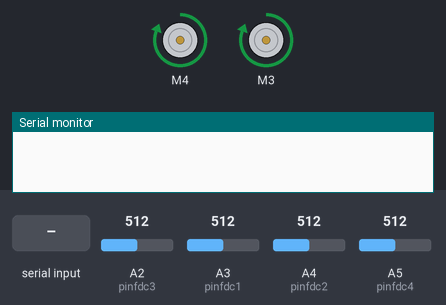
Recording of a sketch running on a simulated Arduino Uno, built with avr-gcc and run on an emulated ATmega328P. On the bench: 2 × DC motor (green arrow = forward, orange = backward, longer = faster), the last lines printed to the serial monitor. Inputs (shaded band) come from the test bench; at power-on: A2 (pinfdc3) = 512, A3 (pinfdc1) = 512, A4 (pinfdc2) = 512, A5 (pinfdc4) = 512.

Above: at 1.2 s.
1.3 s: "v" received over Serial
At 2.0 s:
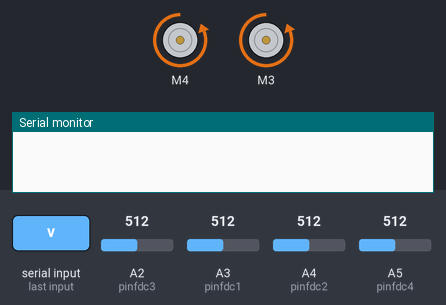
4.1 s: byte 108 ('l') received over Serial
At 5.1 s:
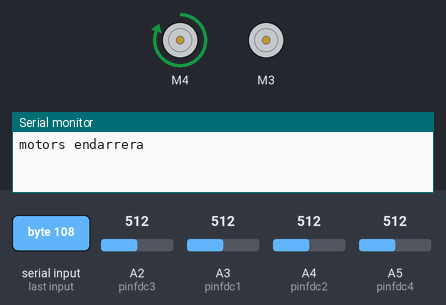
8.5 s: byte 111 ('o') received over Serial
At 9.2 s:
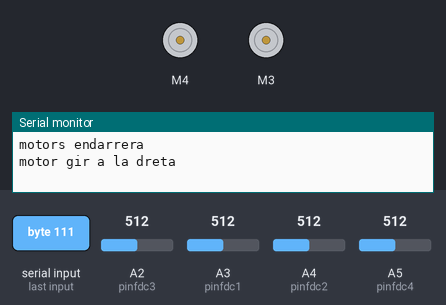
13.9 s: "n" received over Serial
At 15.9 s:
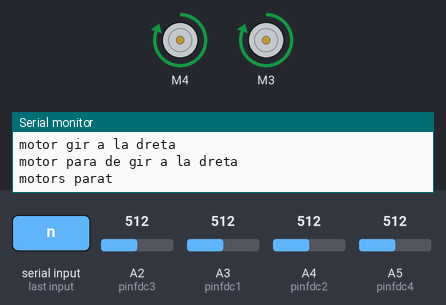
Timing chart, 0 to 17.4 s (numbered marks = the images above; inputs shaded):
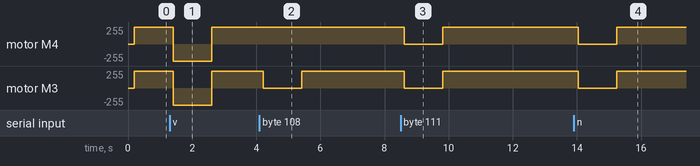

Measured:
- after the input at 1.3 s, motor M4, motor M3: forward 255/255 → backward 255/255 after 0.10 s, → forward 255/255 1.2 s later
- after the input at 4.1 s, motor M3: forward 255/255 → stopped after 0.11 s, → forward 255/255 1.2 s later
- after the input at 8.5 s, motor M4, motor M3: forward 255/255 → stopped after 0.12 s, → forward 255/255 1.2 s later
- after the input at 13.9 s, motor M4, motor M3: forward 255/255 → stopped after 0.13 s, → forward 255/255 1.2 s later

The sketch:

codi_final_bluetooth.ino
```cpp
// Llibreries per el motor /servos / bluetooth
#include <AFMotor.h>                  // llibreria motor
#include <SoftwareSerial.h>           // llibreria bluetooth
#include <Servo.h>                    // llibreria servo


// Declaració de variables :
AF_DCMotor motor(4);                  // motor esquerra al pin 4
AF_DCMotor motor1(3);                 // motor dret al pin 3

// Declaració de les variables del conectors :
int pinfdc1 = 3;
int pinfdc2 = 4;
int pinfdc3 = 2;
int pinfdc4 = 5;
int valor1 = 0;
int valor2 = 0;
int valor3 = 0;
int valor4 = 0;

int pausa = 1000 ;
// Declaració de la activació de cada motor
void setup()
{
  Serial.begin(9600);                 // per a la lectura de el bluetooth
  motor.setSpeed(255);
  motor.run(RELEASE);                 // el motor 1 en pausa  (motor esquerra)
  motor1.setSpeed(255);
  motor1.run(RELEASE);                // el motor dos en pausa (motor dret)
}

// Declaració de les funcións que volem que realitzi :

void loop()
{
  // lector de els sensors de fi de cursa
   valor1= analogRead(pinfdc1);
   valor2= analogRead(pinfdc2);
   valor3= analogRead(pinfdc3);
   valor4= analogRead(pinfdc4);
    delay (200);

    // on del robot- lectura endavant
    motor.run(FORWARD);                // motor esquerra va cap endavant
    motor1.run(FORWARD);               // motor dret va cap endavant
// control de Fi de Curses (FDC)
  if (valor3==0) // DAVANT DRETA
  {
    motor.run (BACKWARD);                // motor esquerra va cap endarrera
    motor1.run(BACKWARD);                // motor dret va cap endarrera
    delay (2000);
    motor.run(BACKWARD);
    motor1.run(FORWARD);
    delay (2500);
  }
  else if (valor4==0) // DAVANT ESQUERRA
  {
    motor.run (BACKWARD);                // motor esquerra va cap endarrera
    motor1.run(BACKWARD);                // motor dret va cap endarrera
    delay (2000);
    motor.run(FORWARD);
    motor1.run(BACKWARD);
    delay (2500);
  }
  else if (valor1==0) // darrera dreta
  {
    motor.run (FORWARD);                // motor esquerra va cap ENDANVAT
    motor1.run(FORWARD);                // motor dret va cap ENDAVANT
    delay (2000);
    motor.run(BACKWARD);
    motor1.run(FORWARD);
    delay (2500);
  }
  else if (valor2==0)  // darrera esquerra
  {
    motor.run (FORWARD);                // motor esquerra va cap ENDANVAT
    motor1.run(FORWARD);                // motor dret va cap ENDAVANT
    delay (2000);
    motor.run(FORWARD);
    motor1.run(BACKWARD);
    delay (2500);
  }
   // bluetooth
    else if(Serial.available()>=1)
      {
      char entrada = Serial.read(); //Leer un caracter

       if(entrada == 'm' or entrada == 'M') //Si es 'M', endavant els motors
      {
         motor.run(FORWARD);
         motor1.run(FORWARD);
         delay(pausa);
         Serial.println("motors endavant ");
      }

      else if(entrada == 'n' or entrada == 'N') //Si es 'N', deixara de anar endavant
      {
         motor.run(RELEASE);
         motor1.run(RELEASE);
         delay(pausa);
         Serial.println("motors parat ");
      }
      else if(entrada == 'v' or entrada == 'V') //Si es 'V', va cap endarrera
      {
         motor.run(BACKWARD);
         motor1.run(BACKWARD);
         delay(pausa);
         Serial.println("motors endarrera");
      }
      else if(entrada == 'w' or entrada == 'W') //Si es 'W', deixara de anar endarrera
      {
         motor.run(RELEASE);
         motor1.run(RELEASE);
         delay(pausa);
         Serial.println("motors parat");
      }
      else if(entrada == 's' or entrada == 'S') //Si es 'S', Funcionaran els servos
      {

         Serial.println("Servos ON ");
      }
      else if(entrada == 'r' or entrada == 'R') //Si es 'R', deixara de anar els servos
      {

         Serial.println("Servos OFF ");
      }
      else if(entrada == 'l' or entrada == 'L') //Si es 'L', el robot girara a la dreta
      {
          motor.run(FORWARD);                // motor esquerra funcióna
          motor1.run(RELEASE);               // motor dret en pausa
          delay(pausa);
         Serial.println("motor gir a la dreta ");
      }
      else if(entrada == 'o' or entrada == 'O') //Si es 'O', el robot deixa de girara a la dreta
      {
          motor.run(RELEASE);                // motor esquerra en pausa
          motor1.run(RELEASE);               // motor dret en pausa
          delay(pausa);
         Serial.println("motor para de gir a la dreta ");
      }
      else if(entrada == 't' or entrada == 'T') //Si es 'T', el robot girara a la Esquerra
      {
          motor.run(RELEASE);                // motor esquerra pausa
          motor1.run(FORWARD);               // motor dret en funcionament
          delay(pausa);
         Serial.println("motor gir a la esquerra ");
      }
      else if(entrada == 'u' or entrada == 'U') //Si es 'U', el robot deixa de girara a la Esquerra
      {
          motor.run(RELEASE);                   // motor esquerra pausa
          motor1.run(RELEASE);                  // motor dret pausa
          delay(pausa);
         Serial.println("motor gir a la esquerra ");
      }
    }
}
```
